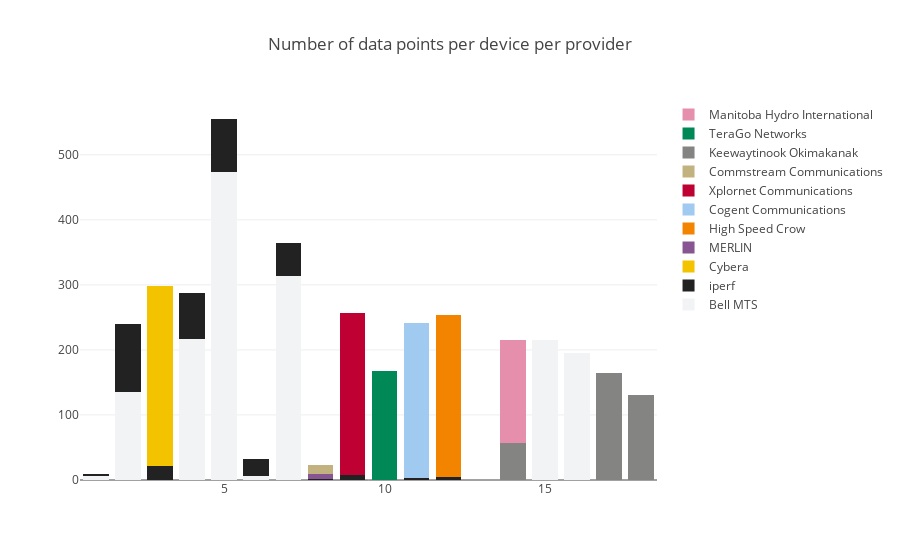

Notebook cell for this chart:
### Markdown cell above
64% of the devices (11 out of 17) use 2 network providers. 1 device uses 3 providers. How is it defined?

### Code cell
points_by_device_by_provider=upload_df.groupby(['SK_PI', 'PROVIDER']).size().reset_index()
providers=upload_df['PROVIDER'].unique()
data=[]
i=0
for provider in providers:
    prov=[]
    for device in device_numbers:
        by_provider=points_by_device_by_provider.loc[(points_by_device_by_provider['SK_PI']==device)&(points_by_device_by_provider['PROVIDER']==provider)]
        if not by_provider.empty:
            prov.append(by_provider[0].iloc[0])
        else:
            prov.append(0)
    trace = go.Bar(x=device_numbers,y=prov, name = provider, marker=dict(color=colors[i]))
    i=i+1
    data.append(trace)
    layout = go.Layout(
        barmode='stack',
        title="Number of data points per device per provider"
    )
fig = go.Figure(data=data, layout=layout)
iplot(fig)

### Figure 1 — Plotly figure (JSON) as saved in the notebook; plotly's stock layout.template omitted (floating-point values rounded to 4 significant figures)
{"data": [{"marker": {"color": "F2F3F4"}, "name": "Bell MTS", "type": "bar", "x": [1, 2, 3, 4, 5, 6, 7, 8, 9, 10, 11, 12, 14, 15, 16, 17, 18], "y": [6, 135, 0, 217, 473, 6, 314, 0, 0, 0, 0, 0, 0, 216, 195, 0, 0]}, {"marker": {"color": "222222"}, "name": "iperf", "type": "bar", "x": [1, 2, 3, 4, 5, 6, 7, 8, 9, 10, 11, 12, 14, 15, 16, 17, 18], "y": [4, 105, 21, 70, 82, 26, 51, 2, 8, 0, 3, 4, 0, 0, 0, 0, 0]}, {"marker": {"color": "F3C300"}, "name": "Cybera", "type": "bar", "x": [1, 2, 3, 4, 5, 6, 7, 8, 9, 10, 11, 12, 14, 15, 16, 17, 18], "y": [0, 0, 278, 0, 0, 0, 0, 0, 0, 0, 0, 0, 0, 0, 0, 0, 0]}, {"marker": {"color": "875692"}, "name": "MERLIN", "type": "bar", "x": [1, 2, 3, 4, 5, 6, 7, 8, 9, 10, 11, 12, 14, 15, 16, 17, 18], "y": [0, 0, 0, 0, 0, 0, 0, 8, 0, 0, 0, 0, 0, 0, 0, 0, 0]}, {"marker": {"color": "F38400"}, "name": "High Speed Crow", "type": "bar", "x": [1, 2, 3, 4, 5, 6, 7, 8, 9, 10, 11, 12, 14, 15, 16, 17, 18], "y": [0, 0, 0, 0, 0, 0, 0, 0, 0, 0, 0, 249, 0, 0, 0, 0, 0]}, {"marker": {"color": "A1CAF1"}, "name": "Cogent Communications", "type": "bar", "x": [1, 2, 3, 4, 5, 6, 7, 8, 9, 10, 11, 12, 14, 15, 16, 17, 18], "y": [0, 0, 0, 0, 0, 0, 0, 0, 0, 0, 239, 0, 0, 0, 0, 0, 0]}, {"marker": {"color": "BE0032"}, "name": "Xplornet Communications", "type": "bar", "x": [1, 2, 3, 4, 5, 6, 7, 8, 9, 10, 11, 12, 14, 15, 16, 17, 18], "y": [0, 0, 0, 0, 0, 0, 0, 0, 248, 0, 0, 0, 0, 0, 0, 0, 0]}, {"marker": {"color": "C2B280"}, "name": "Commstream Communications", "type": "bar", "x": [1, 2, 3, 4, 5, 6, 7, 8, 9, 10, 11, 12, 14, 15, 16, 17, 18], "y": [0, 0, 0, 0, 0, 0, 0, 13, 0, 0, 0, 0, 0, 0, 0, 0, 0]}, {"marker": {"color": "848482"}, "name": "Keewaytinook Okimakanak", "type": "bar", "x": [1, 2, 3, 4, 5, 6, 7, 8, 9, 10, 11, 12, 14, 15, 16, 17, 18], "y": [0, 0, 0, 0, 0, 0, 0, 0, 0, 0, 0, 0, 57, 0, 0, 164, 130]}, {"marker": {"color": "008856"}, "name": "TeraGo Networks", "type": "bar", "x": [1, 2, 3, 4, 5, 6, 7, 8, 9, 10, 11, 12, 14, 15, 16, 17, 18], "y": [0, 0, 0, 0, 0, 0, 0, 0, 0, 168, 0, 0, 0, 0, 0, 0, 0]}, {"marker": {"color": "E68FAC"}, "name": "Manitoba Hydro International", "type": "bar", "x": [1, 2, 3, 4, 5, 6, 7, 8, 9, 10, 11, 12, 14, 15, 16, 17, 18], "y": [0, 0, 0, 0, 0, 0, 0, 0, 0, 0, 0, 0, 159, 0, 0, 0, 0]}], "layout": {"barmode": "stack", "title": "Number of data points per device per provider"}}
